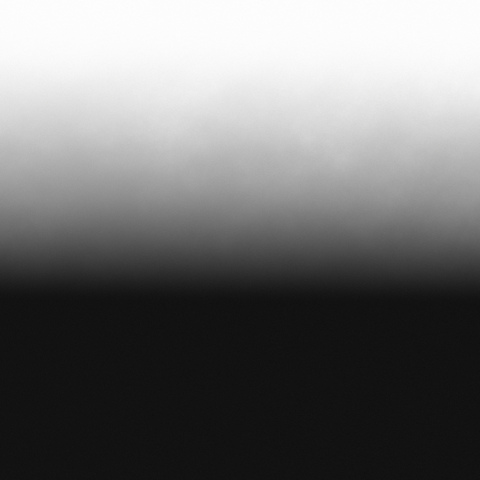
%> input picture images/white.jpeg, 480 x 480 px
$ octave nextlevel_midpoints.m   (GNU Octave 9; MATLAB toolbox functions it lacks are replaced by stand-ins)
%> lines starting %> are read from the running program, lines starting %| are printed output that depends on the picture; in (x1, y1, x2, y2) boxes, pixels count from 0 and x2, y2 are one past the last pixel; in counts of white or black regions, pixels touching at a corner belong together; the program's own positions count from 1
%uiopen('/Users/vamshi/Desktop/3b experiment/white.jpeg',1)
%liver =double(imread('white.jpeg'));
whit = imread('white.jpeg');
%> whit is the input picture: size 480x480x3 uint8; mean R, G, B 113.8, 113.8, 113.8
white =rgb2gray(whit);
[x, y] = size(white)
%> x = 480; y = 480
xx = x.*rand(100,1)
yy = y.*rand(100,1)
imshow(white)
hold on
voronoi(xx,yy)
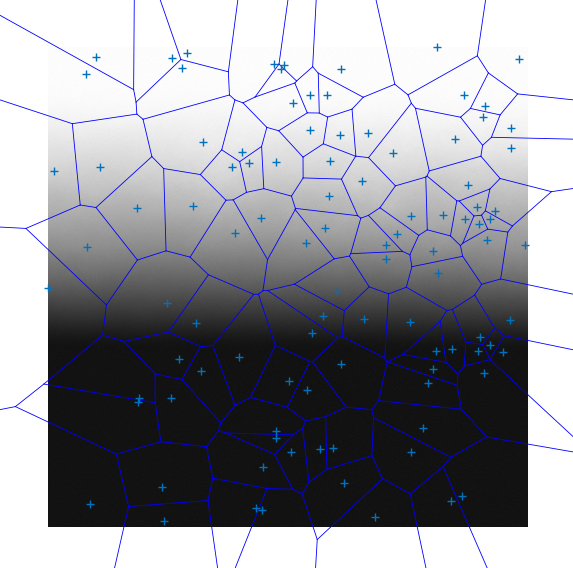
%> figure redrawn from the program's plot data
for i = 2
    xx(:,i) = yy(:,i-1)
end

sp = xx

[v,c] = voronoin([xx])

for i = 1:length(c)
    disp(c{i})

end
for i = 1:length(c{1})
        m = c{1}(1,i);
        vx(i) = v(m,1);
        vy(i) = v(m,2);
end


BW = roipoly(white,vx,vy);
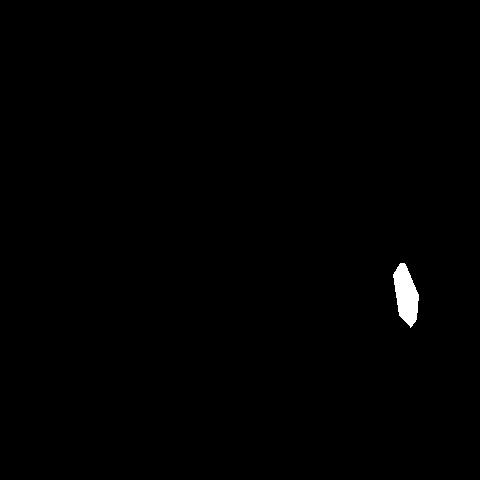
%> BW: size 480x480 logical; 0.47% white; 1 white region, box (x1, y1, x2, y2) and area: (393, 263, 419, 328) 1081
Inew = white.*uint8(BW);
%hold on
figure,imshow(Inew)
Ineww = Inew(Inew > 0);
%> Ineww = 1081 values, max 63 at index 313, min 16 at index 1022, mean 28.17
figure,imhist(Ineww)
%> after `imhist(Ineww)`:
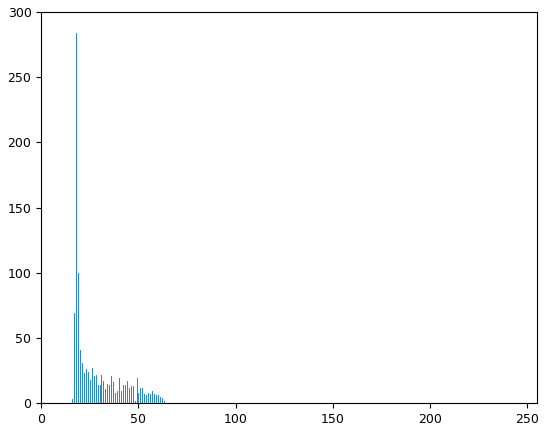
%> figure redrawn from the program's plot data; highest point at x = 18, y = 284
%imhist(Inew)
numberOfPixels = numel(Ineww)
%> numberOfPixels = 1081

%sumofpixel = sum(Inew)
neww = Ineww <=200;
%> neww = 1081 logical values, 1081 true
noofpixelsless = sum(neww(:))
%> noofpixelsless = 1081

new = Ineww >=200;
%> new = 1081 logical values, 0 true
noofpixlesgreater = sum(new(:))
%> noofpixlesgreater = 0

percentageles = noofpixelsless/numberOfPixels*100
%> percentageles = 100

percentagegreater = noofpixlesgreater/numberOfPixels*100
%> percentagegreater = 0


if percentagegreater > 60
    fprintf('outersell')
    x= 'outercell';
elseif  percentagegreater > 40
    fprintf('boader cell')
    x = 'boadercell';
else
    fprintf('inner cell')
    x = 'innercell';
end

len_c = length(c{1})
%> len_c = 7
for i = 1:len_c-1
    j = i+1;
    mx(i) = (vx(i)+vx(j))/2;
    my(i) = (vy(i)+vy(j))/2;
end
%> after the loop, mx = [395.9 404.9 414 417.9 412 402.6]; my = [295.4 321.8 323.6 307.6 279.4 263.6]
mx(j) = (vx(j)+vx(1))/2;
my(j) = (vy(j)+vy(1))/2;

mm = [mx; my]'
sp = [sp;mm]

figure,imshow(white)
hold on
latest_xx = sp(:,1)
latest_yy = sp(:,2)
voronoi(latest_xx,latest_yy)
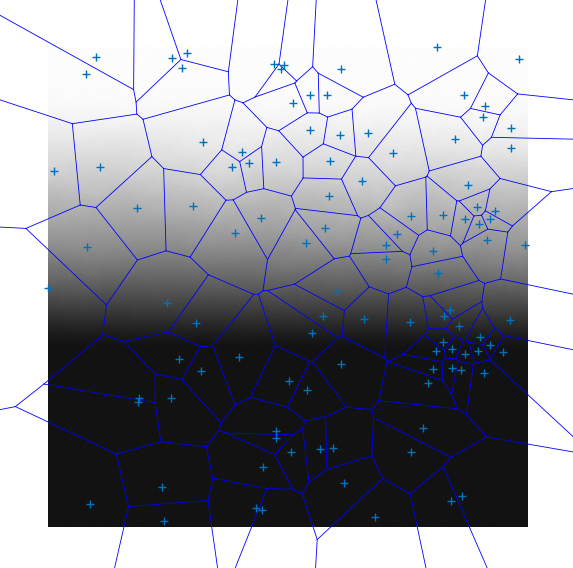
%> figure redrawn from the program's plot data
[v,c] = voronoin([sp])
